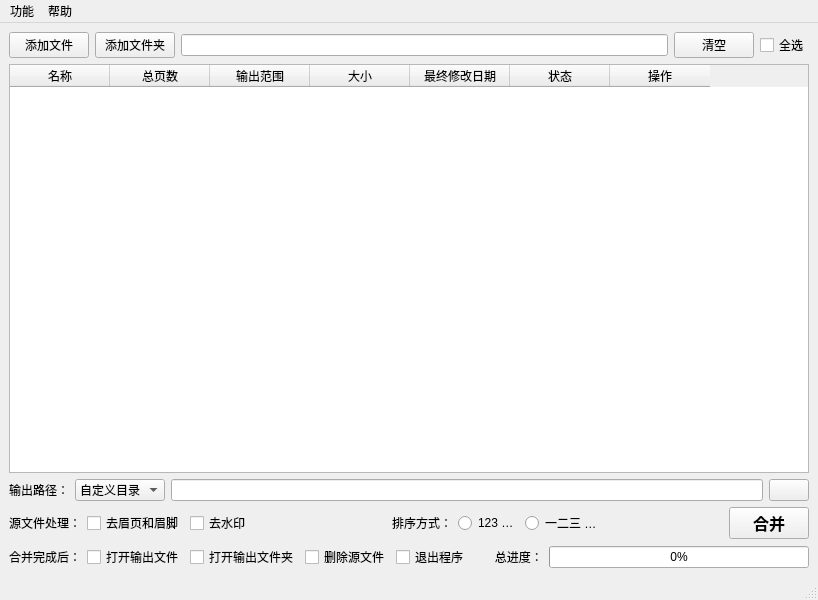
<?xml version="1.0" encoding="UTF-8"?>
<ui version="4.0">
 <class>MainWindow</class>
 <widget class="QMainWindow" name="MainWindow">
  <property name="geometry">
   <rect>
    <x>0</x>
    <y>0</y>
    <width>818</width>
    <height>600</height>
   </rect>
  </property>
  <property name="windowTitle">
   <string>Word文档处理</string>
  </property>
  <property name="windowIcon">
   <iconset>
    <activeon>C:/Users/big/.designer/backup/res/images/watermark.jpg</activeon>
   </iconset>
  </property>
  <widget class="QWidget" name="centralwidget">
   <layout class="QVBoxLayout" name="verticalLayout_2">
    <item>
     <layout class="QHBoxLayout" name="horizontalLayout">
      <item>
       <widget class="QPushButton" name="pb_add_files">
        <property name="text">
         <string>添加文件</string>
        </property>
       </widget>
      </item>
      <item>
       <widget class="QPushButton" name="pb_open_dir">
        <property name="text">
         <string>添加文件夹</string>
        </property>
       </widget>
      </item>
      <item>
       <widget class="QLineEdit" name="lineEdit_src_dir">
        <property name="toolTip">
         <string extracomment="指定输出文件"/>
        </property>
        <property name="statusTip">
         <string extracomment="指定输出文件的路径和名称"/>
        </property>
        <property name="text">
         <string/>
        </property>
       </widget>
      </item>
      <item>
       <widget class="QPushButton" name="pb_clear">
        <property name="text">
         <string>清空</string>
        </property>
       </widget>
      </item>
      <item>
       <widget class="QCheckBox" name="cb_select_all">
        <property name="text">
         <string>全选</string>
        </property>
       </widget>
      </item>
     </layout>
    </item>
    <item>
     <widget class="QTableWidget" name="tableWidget">
      <column>
       <property name="text">
        <string>名称</string>
       </property>
      </column>
      <column>
       <property name="text">
        <string>总页数</string>
       </property>
      </column>
      <column>
       <property name="text">
        <string>输出范围</string>
       </property>
      </column>
      <column>
       <property name="text">
        <string>大小</string>
       </property>
      </column>
      <column>
       <property name="text">
        <string>最终修改日期</string>
       </property>
      </column>
      <column>
       <property name="text">
        <string>状态</string>
       </property>
      </column>
      <column>
       <property name="text">
        <string>操作</string>
       </property>
      </column>
     </widget>
    </item>
    <item>
     <layout class="QHBoxLayout" name="horizontalLayout_3">
      <item>
       <widget class="QLabel" name="label">
        <property name="text">
         <string>输出路径：</string>
        </property>
       </widget>
      </item>
      <item>
       <widget class="QComboBox" name="comboBox">
        <property name="currentText">
         <string>自定义目录</string>
        </property>
        <item>
         <property name="text">
          <string>自定义目录</string>
         </property>
        </item>
        <item>
         <property name="text">
          <string>源文件目录</string>
         </property>
        </item>
        <item>
         <property name="text">
          <string>云目录</string>
         </property>
        </item>
       </widget>
      </item>
      <item>
       <widget class="QLineEdit" name="lineEdit_save_path"/>
      </item>
      <item>
       <widget class="QPushButton" name="pb_save_path">
        <property name="toolTip">
         <string extracomment="da"/>
        </property>
        <property name="text">
         <string/>
        </property>
        <property name="icon">
         <iconset>
          <selectedoff>res/images/cross_1.png</selectedoff>
          <selectedon>res/images/cross.png</selectedon>
         </iconset>
        </property>
        <property name="iconSize">
         <size>
          <width>20</width>
          <height>20</height>
         </size>
        </property>
       </widget>
      </item>
     </layout>
    </item>
    <item>
     <layout class="QVBoxLayout" name="verticalLayout">
      <item>
       <layout class="QHBoxLayout" name="horizontalLayout_4">
        <item>
         <widget class="QLabel" name="label_3">
          <property name="text">
           <string>源文件处理：</string>
          </property>
         </widget>
        </item>
        <item>
         <widget class="QCheckBox" name="cb_eyebrow">
          <property name="text">
           <string>去眉页和眉脚</string>
          </property>
         </widget>
        </item>
        <item>
         <widget class="QCheckBox" name="cb_watermark">
          <property name="text">
           <string>去水印</string>
          </property>
         </widget>
        </item>
        <item>
         <widget class="QLabel" name="label_4">
          <property name="text">
           <string/>
          </property>
         </widget>
        </item>
        <item>
         <spacer name="horizontalSpacer">
          <property name="orientation">
           <enum>Qt::Horizontal</enum>
          </property>
          <property name="sizeHint" stdset="0">
           <size>
            <width>40</width>
            <height>20</height>
           </size>
          </property>
         </spacer>
        </item>
        <item>
         <widget class="QLabel" name="label_6">
          <property name="text">
           <string>排序方式：</string>
          </property>
         </widget>
        </item>
        <item>
         <widget class="QRadioButton" name="rb_digit_little">
          <property name="text">
           <string>123 …</string>
          </property>
         </widget>
        </item>
        <item>
         <widget class="QRadioButton" name="rb_digit_big">
          <property name="text">
           <string>一二三 …</string>
          </property>
         </widget>
        </item>
        <item>
         <spacer name="horizontalSpacer_2">
          <property name="orientation">
           <enum>Qt::Horizontal</enum>
          </property>
          <property name="sizeHint" stdset="0">
           <size>
            <width>40</width>
            <height>20</height>
           </size>
          </property>
         </spacer>
        </item>
        <item>
         <widget class="QPushButton" name="pb_merge">
          <property name="minimumSize">
           <size>
            <width>0</width>
            <height>0</height>
           </size>
          </property>
          <property name="font">
           <font>
            <family>Adobe Devanagari</family>
            <pointsize>12</pointsize>
            <weight>75</weight>
            <bold>true</bold>
           </font>
          </property>
          <property name="autoFillBackground">
           <bool>false</bool>
          </property>
          <property name="text">
           <string>合并</string>
          </property>
         </widget>
        </item>
       </layout>
      </item>
      <item>
       <layout class="QHBoxLayout" name="horizontalLayout_5">
        <item>
         <widget class="QLabel" name="label_2">
          <property name="text">
           <string>合并完成后：</string>
          </property>
         </widget>
        </item>
        <item>
         <widget class="QCheckBox" name="cb_open_dst_file">
          <property name="text">
           <string>打开输出文件</string>
          </property>
         </widget>
        </item>
        <item>
         <widget class="QCheckBox" name="cb_open_dst_dir">
          <property name="text">
           <string>打开输出文件夹</string>
          </property>
         </widget>
        </item>
        <item>
         <widget class="QCheckBox" name="cb_delete_src_files">
          <property name="text">
           <string>删除源文件</string>
          </property>
         </widget>
        </item>
        <item>
         <widget class="QCheckBox" name="cb_exit">
          <property name="text">
           <string>退出程序</string>
          </property>
         </widget>
        </item>
        <item>
         <widget class="QLabel" name="label_5">
          <property name="text">
           <string>      总进度：</string>
          </property>
         </widget>
        </item>
        <item>
         <widget class="QProgressBar" name="progressBar">
          <property name="value">
           <number>0</number>
          </property>
         </widget>
        </item>
       </layout>
      </item>
     </layout>
    </item>
   </layout>
  </widget>
  <widget class="QMenuBar" name="menubar">
   <property name="geometry">
    <rect>
     <x>0</x>
     <y>0</y>
     <width>818</width>
     <height>23</height>
    </rect>
   </property>
   <widget class="QMenu" name="menu">
    <property name="title">
     <string>功能</string>
    </property>
    <addaction name="action_4"/>
    <addaction name="action_5"/>
    <addaction name="action_3"/>
   </widget>
   <widget class="QMenu" name="menu_2">
    <property name="title">
     <string>帮助</string>
    </property>
    <addaction name="action"/>
    <addaction name="action_2"/>
   </widget>
   <addaction name="menu"/>
   <addaction name="menu_2"/>
  </widget>
  <widget class="QStatusBar" name="statusbar"/>
  <action name="action">
   <property name="text">
    <string>语言</string>
   </property>
  </action>
  <action name="action_2">
   <property name="text">
    <string>关于</string>
   </property>
  </action>
  <action name="action_3">
   <property name="text">
    <string>设置</string>
   </property>
  </action>
  <action name="action_4">
   <property name="text">
    <string>文件改名</string>
   </property>
  </action>
  <action name="action_5">
   <property name="text">
    <string>转为PDF</string>
   </property>
  </action>
 </widget>
 <resources/>
 <connections/>
 <slots>
  <slot>slot_pb_clicked()</slot>
  <slot>slot_bx_clicked()</slot>
  <slot>slot_le_edited()</slot>
 </slots>
</ui>
